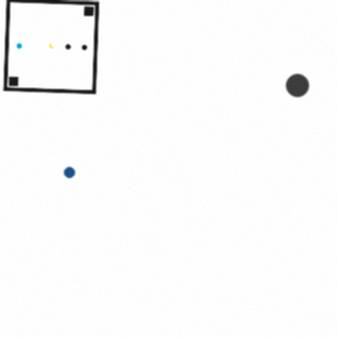
#> input picture backend/data/fixtures/10_all_defects.jpg, 337 x 337 px
$ python -i calibrate.py   (imports and definitions only)
#> lines starting #> are read from the running program, lines starting #| are printed output that depends on the picture; after the words box and inside, x2 and y2 are one past the last pixel; in counts of white or black regions, pixels touching at a corner belong together
#> further down, picture is the input picture: shape (337, 337, 3); mean B, G, R 249.9, 249.9, 249.8
"""K（黑）校准尺检测与纸张级仿射估计。

严格只用黑色要素（方框 + 两个非对称角点 pip + 两个 K 圆点），因此估计出的
旋转角/尺度不包含任何 C/M/Y 色版位移信息。
"""
from __future__ import annotations

import math
from dataclasses import dataclass

import cv2
import numpy as np

from .spec import (
    DOT_DIAMETER_MM,
    DOT_NOMINAL_MM,
    FRAME_SIDE_MM,
    PIP_CENTERS_MM,
    PIP_SIDE_MM,
)


@dataclass
class CalibError:
    code: str
    message: str


def _dark_mask(image_bgr: np.ndarray, strict: bool = False) -> np.ndarray:
#> called with strict = False
    lab = cv2.cvtColor(image_bgr, cv2.COLOR_BGR2LAB)
#> lab: shape (337, 337, 3); mean of channels 0, 1, 2 250, 128, 128
    l = lab[:, :, 0]
    # strict：只收 K 实地（用于找框，抗暗斑桥接）；否则放宽覆盖抗锯齿边缘
    mask = (l < (60 if strict else 110)).astype(np.uint8) * 255
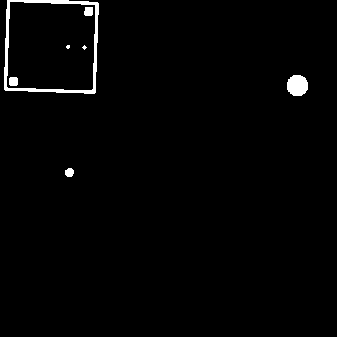
#> mask: shape (337, 337); 1.6% white; 7 white regions (2 under 20 px), largest, box (x1, y1, x2, y2) and area: (4, 0, 99, 94) 1158, (287, 75, 308, 96) 362, (9, 77, 18, 86) 77, (84, 7, 93, 16) 75, (65, 168, 74, 177) 66
    mask = cv2.morphologyEx(mask, cv2.MORPH_CLOSE,
                            cv2.getStructuringElement(cv2.MORPH_ELLIPSE, (2, 2)))
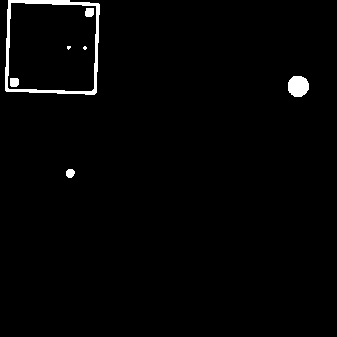
#> mask: shape (337, 337); 1.6% white; 7 white regions (2 under 20 px), largest, box (x1, y1, x2, y2) and area: (5, 0, 100, 95) 1219, (288, 76, 309, 97) 360, (10, 78, 19, 87) 76, (85, 8, 94, 17) 74, (66, 169, 75, 178) 65
    return mask


def _luminance(image_bgr: np.ndarray) -> np.ndarray:
    return cv2.cvtColor(image_bgr, cv2.COLOR_BGR2LAB)[:, :, 0].astype(np.float32)


def _darkness(lum: np.ndarray) -> np.ndarray:
    # 框线拟合用：实地墨（L 低）权重高，抗锯齿边渐降；纸白为 0
    d = np.clip(1.0 - (lum - 40.0) / 150.0, 0.0, 1.0)
    return (d * d).astype(np.float32)


def _dot_darkness(lum: np.ndarray) -> np.ndarray:
    # 圆点质心用：阈值更宽，覆盖旋转/缩放后灰度抬升到 L~150 的墨像素
    d = np.clip(1.0 - (lum - 60.0) / 170.0, 0.0, 1.0)
    return (d * d).astype(np.float32)


# ---------------------------------------------------------------------------
# 方框定位：Canny + 概率霍夫 → 线段 → 两正交方向聚类 → 等距平行线对成框
# ---------------------------------------------------------------------------

def _merge_collinear(segs, gap_tol=12.0, max_normal_gap=3.5):
    """把共线且端到端间隙小的霍夫线段合并（Canny 常把一条边切成几段）。"""
    items = [tuple(map(float, s)) for s in segs]

    def direction(s):
        d = np.array([s[2] - s[0], s[3] - s[1]])
        return d / max(np.linalg.norm(d), 1e-9)

    merged = True
    cur = items
    while merged:
        merged = False
        used = [False] * len(cur)
        out = []
        for i in range(len(cur)):
            if used[i]:
                continue
            acc = list(cur[i])
            used[i] = True
            changed = True
            while changed:
                changed = False
                d = direction(acc)
                pa = np.array(acc[:2])
                pb = np.array(acc[2:])
                n = np.array([-d[1], d[0]])
                for j in range(len(cur)):
                    if used[j]:
                        continue
                    s = cur[j]
                    dj = direction(s)
                    if abs(np.dot(dj, d)) < 0.9:
                        continue
                    qa, qb = np.array(s[:2]), np.array(s[2:])
                    # 法向对齐
                    if max(abs(np.dot(qa - pa, n)), abs(np.dot(qb - pa, n))) > max_normal_gap:
                        continue
                    # 沿线投影区间重叠或间隙小
                    def proj(pt):
                        return float(np.dot(pt - pa, d))
                    lo, hi = sorted((0.0, np.dot(pb - pa, d)))
                    qa_p, qb_p = proj(qa), proj(qb)
                    qlo, qhi = sorted((qa_p, qb_p))
                    if qlo <= hi + gap_tol and lo - gap_tol <= qhi:
                        used[j] = True
                        all_pts = [pa, pb, pa + d * qlo, pa + d * qhi]
                        pa = min(all_pts, key=lambda pt: np.dot(pt - np.array(acc[:2]), d))
                        pb = max(all_pts, key=lambda pt: np.dot(pt - np.array(acc[:2]), d))
                        acc = [pa[0], pa[1], pb[0], pb[1]]
                        changed = True
            out.append(tuple(acc))
        cur = out
    return np.asarray(cur, dtype=np.float64) if cur else np.zeros((0, 4), np.float64)


def _hough_segments(image_bgr: np.ndarray) -> np.ndarray:
    """返回 (N,4) 线段 x1,y1,x2,y2；多组 Canny 阈值合并 + 共线拼接。"""
    gray = cv2.cvtColor(image_bgr, cv2.COLOR_BGR2GRAY)
    segs = []
    H, W = gray.shape
#> (the rest of the program and of its run is left out)
